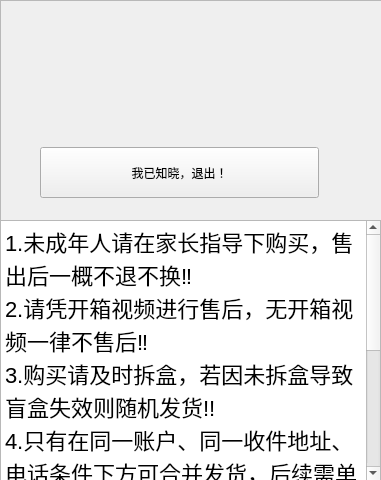
<?xml version="1.0" encoding="UTF-8"?>
<ui version="4.0">
 <class>Rule</class>
 <widget class="QWidget" name="Rule">
  <property name="geometry">
   <rect>
    <x>0</x>
    <y>0</y>
    <width>381</width>
    <height>480</height>
   </rect>
  </property>
  <property name="minimumSize">
   <size>
    <width>381</width>
    <height>480</height>
   </size>
  </property>
  <property name="maximumSize">
   <size>
    <width>381</width>
    <height>480</height>
   </size>
  </property>
  <property name="windowTitle">
   <string>请仔细阅读规则！</string>
  </property>
  <property name="windowIcon">
   <iconset resource="res.qrc">
    <normaloff>:/icon.jpg</normaloff>:/icon.jpg</iconset>
  </property>
  <property name="windowOpacity">
   <double>2.000000000000000</double>
  </property>
  <widget class="QWidget" name="widget" native="true">
   <property name="geometry">
    <rect>
     <x>40</x>
     <y>420</y>
     <width>291</width>
     <height>51</height>
    </rect>
   </property>
   <layout class="QHBoxLayout" name="horizontalLayout"/>
  </widget>
  <widget class="QPlainTextEdit" name="plainTextEdit">
   <property name="geometry">
    <rect>
     <x>0</x>
     <y>220</y>
     <width>381</width>
     <height>261</height>
    </rect>
   </property>
   <property name="styleSheet">
    <string notr="true">font-size:22px;</string>
   </property>
   <property name="plainText">
    <string>1.未成年人请在家长指导下购买，售出后一概不退不换‼
2.请凭开箱视频进行售后，无开箱视频一律不售后‼
3.购买请及时拆盒，若因未拆盒导致盲盒失效则随机发货!!
4.只有在同一账户、同一收件地址、电话条件下方可合并发货，后续需单独补邮，大货发货前会统一进行改地址。
5.盲盒、扭蛋类商品付款后即完成在线交易，依据《网络购买商品7日无理由退货暂行办法》第七条（2）规定，非质量问题不适用七日无理由退货。</string>
   </property>
  </widget>
  <widget class="QPushButton" name="pushButton">
   <property name="geometry">
    <rect>
     <x>40</x>
     <y>147</y>
     <width>279</width>
     <height>51</height>
    </rect>
   </property>
   <property name="maximumSize">
    <size>
     <width>371</width>
     <height>501</height>
    </size>
   </property>
   <property name="text">
    <string>我已知晓，退出！</string>
   </property>
  </widget>
  <widget class="QWidget" name="widget_2" native="true">
   <property name="geometry">
    <rect>
     <x>60</x>
     <y>10</y>
     <width>221</width>
     <height>131</height>
    </rect>
   </property>
   <property name="styleSheet">
    <string notr="true">image: url(:/title.png);</string>
   </property>
  </widget>
  <widget class="QFrame" name="frame">
   <property name="geometry">
    <rect>
     <x>0</x>
     <y>0</y>
     <width>401</width>
     <height>481</height>
    </rect>
   </property>
   <property name="styleSheet">
    <string notr="true">background-image: url(:/backshu.png);</string>
   </property>
   <property name="frameShape">
    <enum>QFrame::StyledPanel</enum>
   </property>
   <property name="frameShadow">
    <enum>QFrame::Raised</enum>
   </property>
  </widget>
  <zorder>frame</zorder>
  <zorder>widget</zorder>
  <zorder>plainTextEdit</zorder>
  <zorder>pushButton</zorder>
  <zorder>widget_2</zorder>
 </widget>
 <resources>
  <include location="res.qrc"/>
 </resources>
 <connections/>
</ui>
